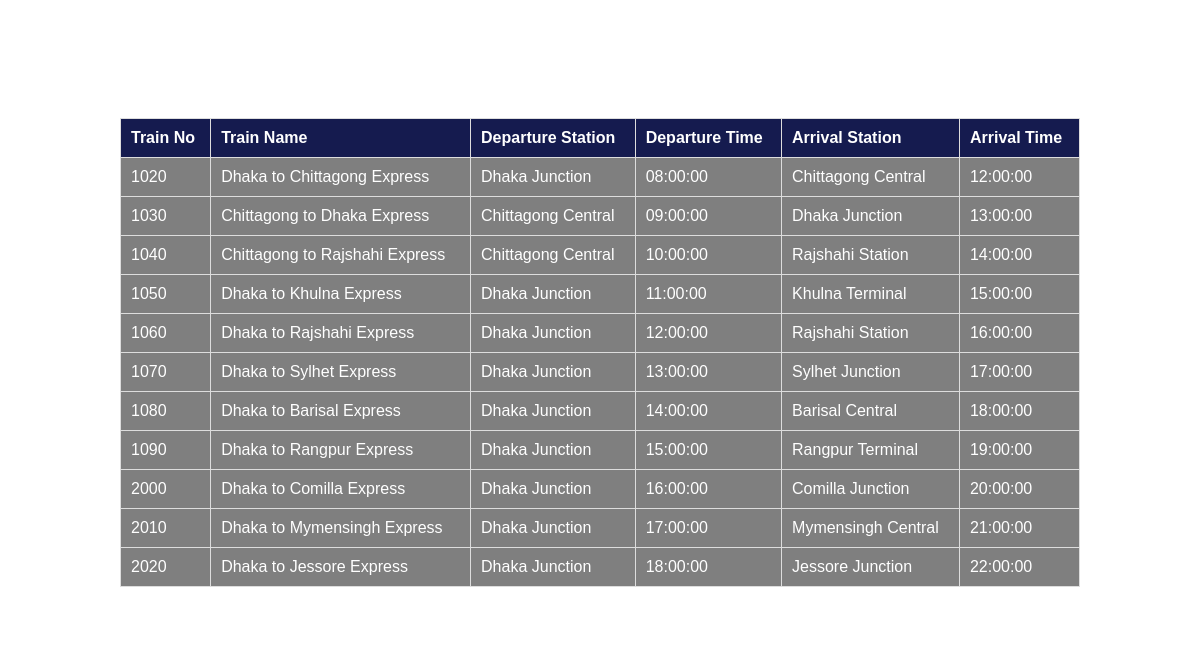
The app's page /trainlist.php with its own data.
### tables this page shows
CREATE TABLE `trainroutes` (
  `TrainNo` int(11) NOT NULL,
  `TrainName` varchar(255) DEFAULT NULL,
  `TrainRoute` varchar(255) DEFAULT NULL,
  `DepartureTime` time DEFAULT NULL,
  `DepartureStation` varchar(100) DEFAULT NULL,
  `ArrivalStation` varchar(100) DEFAULT NULL,
  `ArrivalTime` time DEFAULT NULL
);

### trainlist.php (the view, shortened to what this page needs)
<?php
$servername = "localhost";
$username = "root";
$password = "";
$dbname = "railway_database";
$conn = new mysqli($servername, $username, $password, $dbname);
$sql = "SELECT * FROM TrainRoutes";
$result = $conn->query($sql);
?>
<!DOCTYPE html>
<html lang="en">
<head>
</head>
<body>
    <div class="container">
        <h2>Train List</h2>
        <table>
            <tr>
                <th>Train No</th>
                <th>Train Name</th>
                <th>Departure Station</th>
                <th>Departure Time</th>
                <th>Arrival Station</th>
                <th>Arrival Time</th>
            </tr>
            <?php
            if ($result->num_rows > 0) {
                while ($row = $result->fetch_assoc()) {
                    echo "<tr>";
                    echo "<td>" . $row["TrainNo"] . "</td>";
                    echo "<td>" . $row["TrainName"] . "</td>";
                    echo "<td>" . $row["DepartureStation"] . "</td>";
                    echo "<td>" . $row["DepartureTime"] . "</td>";
                    echo "<td>" . $row["ArrivalStation"] . "</td>";
                    echo "<td>" . $row["ArrivalTime"] . "</td>";
                    echo "</tr>";
                }
            } else {
                echo "<tr><td colspan='6'>No trains found</td></tr>";
            }
            ?>
        </table>
    <div style="text-align: center; margin-top: 20px;">
    <a href="home.php" class="return-home-link" style="color: #ffffff; font-size: 20px;"><b>Back to Home</b></a>
</div>
    </div>
</body>
</html>

### trainlist.php (style rules this page uses)
body { margin: 0; padding: 0; font-family: Arial, sans-serif; background-image: url('https://volumezeroltd.com/wp-content/uploads/2022/02/Coxs-Bazaar-Railway-Station-14.jpg'); background-size: cover; background-position: center; background-repeat: no-repeat; color: white; }
.container { width: 80%; margin: 0 auto; padding-top: 50px; }
h2 { text-align: center; background-color: rgba(255, 255, 255, 0.5); color: white; }
table { width: 100%; border-collapse: collapse; margin-top: 20px; background-color: rgba(0, 0, 0, 0.5); }
th, td { border: 1px solid #ddd; padding: 10px; text-align: left; color: white; }
th { background-color: #151B4F; }

### records on screen
trainroutes: TrainNo "1020", TrainName "Dhaka to Chittagong Express", DepartureStation "Dhaka Junction", DepartureTime "08:00:00", ArrivalStation "Chittagong Central", ArrivalTime "12:00:00"
trainroutes: TrainNo "1030", TrainName "Chittagong to Dhaka Express", DepartureStation "Chittagong Central", DepartureTime "09:00:00", ArrivalStation "Dhaka Junction", ArrivalTime "13:00:00"
trainroutes: TrainNo "1040", TrainName "Chittagong to Rajshahi Express", DepartureStation "Chittagong Central", DepartureTime "10:00:00", ArrivalStation "Rajshahi Station", ArrivalTime "14:00:00"
trainroutes: TrainNo "1050", TrainName "Dhaka to Khulna Express", DepartureStation "Dhaka Junction", DepartureTime "11:00:00", ArrivalStation "Khulna Terminal", ArrivalTime "15:00:00"
trainroutes: TrainNo "1060", TrainName "Dhaka to Rajshahi Express", DepartureStation "Dhaka Junction", DepartureTime "12:00:00", ArrivalStation "Rajshahi Station", ArrivalTime "16:00:00"
trainroutes: TrainNo "1070", TrainName "Dhaka to Sylhet Express", DepartureStation "Dhaka Junction", DepartureTime "13:00:00", ArrivalStation "Sylhet Junction", ArrivalTime "17:00:00"
trainroutes: TrainNo "1080", TrainName "Dhaka to Barisal Express", DepartureStation "Dhaka Junction", DepartureTime "14:00:00", ArrivalStation "Barisal Central", ArrivalTime "18:00:00"
trainroutes: TrainNo "1090", TrainName "Dhaka to Rangpur Express", DepartureStation "Dhaka Junction", DepartureTime "15:00:00", ArrivalStation "Rangpur Terminal", ArrivalTime "19:00:00"
trainroutes: TrainNo "2000", TrainName "Dhaka to Comilla Express", DepartureStation "Dhaka Junction", DepartureTime "16:00:00", ArrivalStation "Comilla Junction", ArrivalTime "20:00:00"
trainroutes: TrainNo "2010", TrainName "Dhaka to Mymensingh Express", DepartureStation "Dhaka Junction", DepartureTime "17:00:00", ArrivalStation "Mymensingh Central", ArrivalTime "21:00:00"
trainroutes: TrainNo "2020", TrainName "Dhaka to Jessore Express", DepartureStation "Dhaka Junction", DepartureTime "18:00:00", ArrivalStation "Jessore Junction", ArrivalTime "22:00:00"
